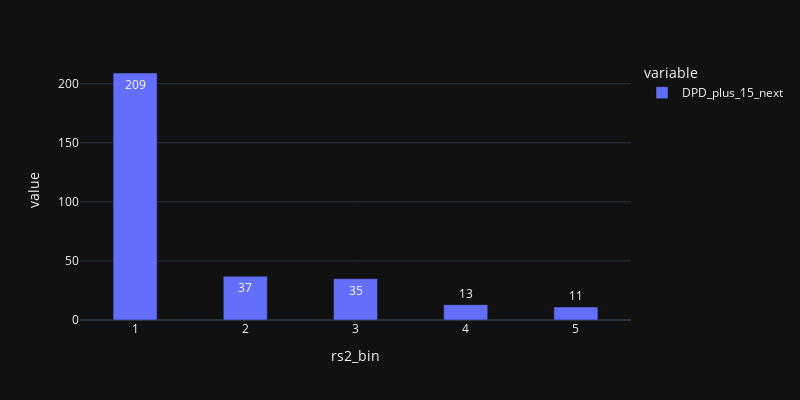

Here is the notebook cell this chart was saved with:
### Code cell
import plotly.express as px
fig = px.bar(dff.groupby(['rs2_bin'])['DPD_plus_15_next'].sum(),text_auto=True,width=800, height=400)
fig.update_traces(width=0.4)
fig.show()

### Figure 1 — Plotly figure (JSON) as saved in the notebook; plotly's stock layout.template omitted (floating-point values rounded to 4 significant figures)
{"data": [{"alignmentgroup": "True", "hovertemplate": "variable=DPD_plus_15_next<br>rs2_bin=%{x}<br>value=%{y}<extra></extra>", "legendgroup": "DPD_plus_15_next", "marker": {"color": "#636efa", "pattern": {"shape": ""}}, "name": "DPD_plus_15_next", "offsetgroup": "DPD_plus_15_next", "orientation": "v", "showlegend": true, "textposition": "auto", "texttemplate": "%{y}", "type": "bar", "width": 0.4, "x": [1, 2, 3, 4, 5], "xaxis": "x", "y": [209, 37, 35, 13, 11], "yaxis": "y"}], "layout": {"barmode": "relative", "height": 400, "legend": {"title": {"text": "variable"}, "tracegroupgap": 0}, "margin": {"t": 60}, "width": 800, "xaxis": {"anchor": "y", "domain": [0, 1], "title": {"text": "rs2_bin"}}, "yaxis": {"anchor": "x", "domain": [0, 1], "title": {"text": "value"}}}}
